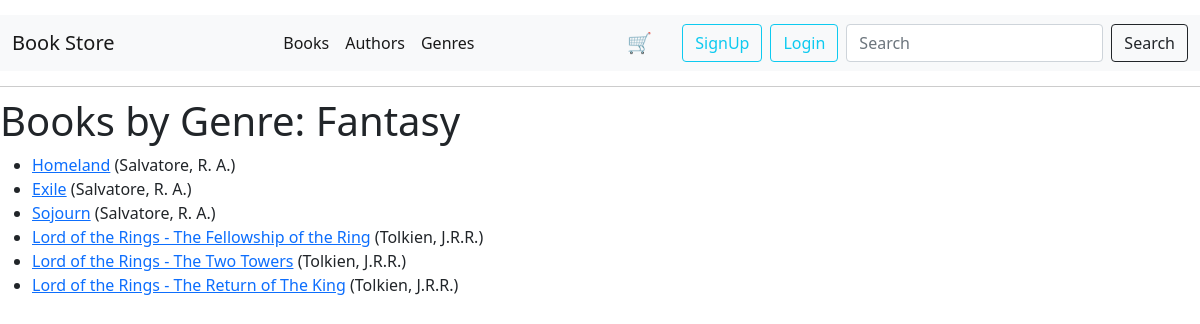
Screenshot of /genre/1/ with the database file from the repository.
### catalog/models.py (models this page shows, shortened)
class Genre(models.Model):
    name = models.CharField(max_length=100, help_text="Enter a book genre (e.g. Fantasy)")

class Book(models.Model):
    author = models.ForeignKey(Author, on_delete=models.SET_NULL, null=True)
    genre = models.ManyToManyField(Genre, help_text="Select a genre for this book")
    title = models.CharField(max_length=100)
    price = models.FloatField()
    stock = models.BooleanField(default=True)
    coverpage = models.FileField(upload_to="media/coverpage/")
    description = models.TextField()
    def get_absolute_url(self):
        return reverse("book-detail", args=[str(self.id)])

class Author(models.Model):
    first_name = models.CharField(max_length=100)
    last_name = models.CharField(max_length=100)
    bio = models.TextField(max_length=1000, blank=True, null=True)
    class Meta:
        ordering = ("last_name", "first_name")
    def __str__(self):
        return f"{self.last_name}, {self.first_name}"

### catalog/views.py (the view)
# urls.py: path("genre/<int:pk>/", views.GenreDetailView.as_view(), name="genre-details"),
class GenreDetailView(generic.DetailView):
    model = Genre
    template_name = "catalog/genre_details.html"
    context_object_name = "selected_genre"
    def get_context_data(self, **kwargs):
        context = super().get_context_data(**kwargs)
        context["books"] = Book.objects.filter(genre=self.object)
        return context

### catalog/templates/catalog/genre_details.html (shortened to what this page needs)
{% extends "base.html" %}
{% block content %}
<h1>Books by Genre: {{ selected_genre.name }}</h1>
{% if books %}
<ul>
    {% for book in books %}
    <li>
        <a href="{{ book.get_absolute_url }}">{{ book.title }}</a>
        ({{ book.author }})
    </li>
    {% endfor %}
</ul>
{% else %}
<p>There are no books in this genre.</p>
{% endif %}
{% endblock %}

### catalog/templates/base.html (style rules this page uses)
body { padding-top: 15px; }

### rows the page displays
Genre: name "Fantasy"
Book: title "Homeland", author "Salvatore, R. A."
Book: title "Exile", author "Salvatore, R. A."
Book: title "Sojourn", author "Salvatore, R. A."
Book: title "Lord of the Rings - The Fellowship of the Ring", author "Tolkien, J.R.R."
Book: title "Lord of the Rings - The Two Towers", author "Tolkien, J.R.R."
Book: title "Lord of the Rings - The Return of The King", author "Tolkien, J.R.R."
